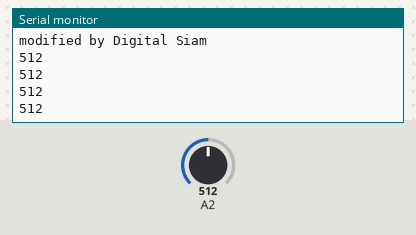
Recording of a sketch running on a simulated Arduino Uno, built with avr-gcc and run on an emulated ATmega328P. Parts: the last lines printed to the serial monitor. The inputs (shaded band) are chosen by the test bench; at power-on: A2 = 512.

Above: at 6.2 s.
6.3 s: A2 set to 716
At 6.71 s:
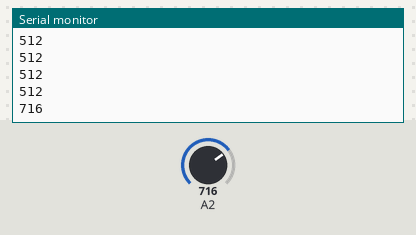
7.8 s: A2 set to 900
At 7.91 s:
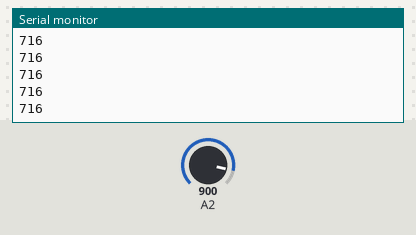
Timing chart, 0 to 10.8 s (numbered marks = the images above; inputs shaded):
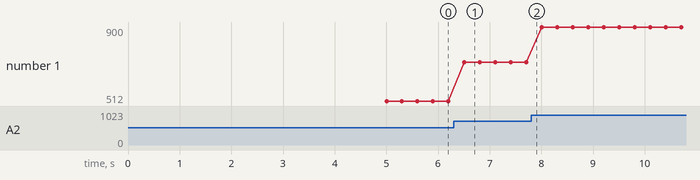

The sketch:

DS10_LED_On_When_Dark.ino
```cpp
/*
   LED On When Dark
   modified for esp8266 on January 2020
   modified by Digital Siam
*/

void setup(){
 Serial.begin(115200);
 pinMode(2,INPUT_PULLUP);

 delay(5000);
 Serial.println("program DS10");
 Serial.println("LED On When Dark");
 Serial.println("modified for esp8266");
 Serial.println("modified by Digital Siam");
 pinMode(0,OUTPUT);
}

void loop(){
 int d = analogRead(2);
 Serial.println(d);
 digitalWrite(0, LOW);
if (d == 1023){
 digitalWrite(0, HIGH);
  }
 delay(300);
}
```

Measured:
- after the input at 6.3 s, the serial monitor: prints a new line after 0.20 s (image 1)
- plotted number 1: 512 → 716 after the input at 6.3 s, 716 → 900 after the input at 7.8 s
